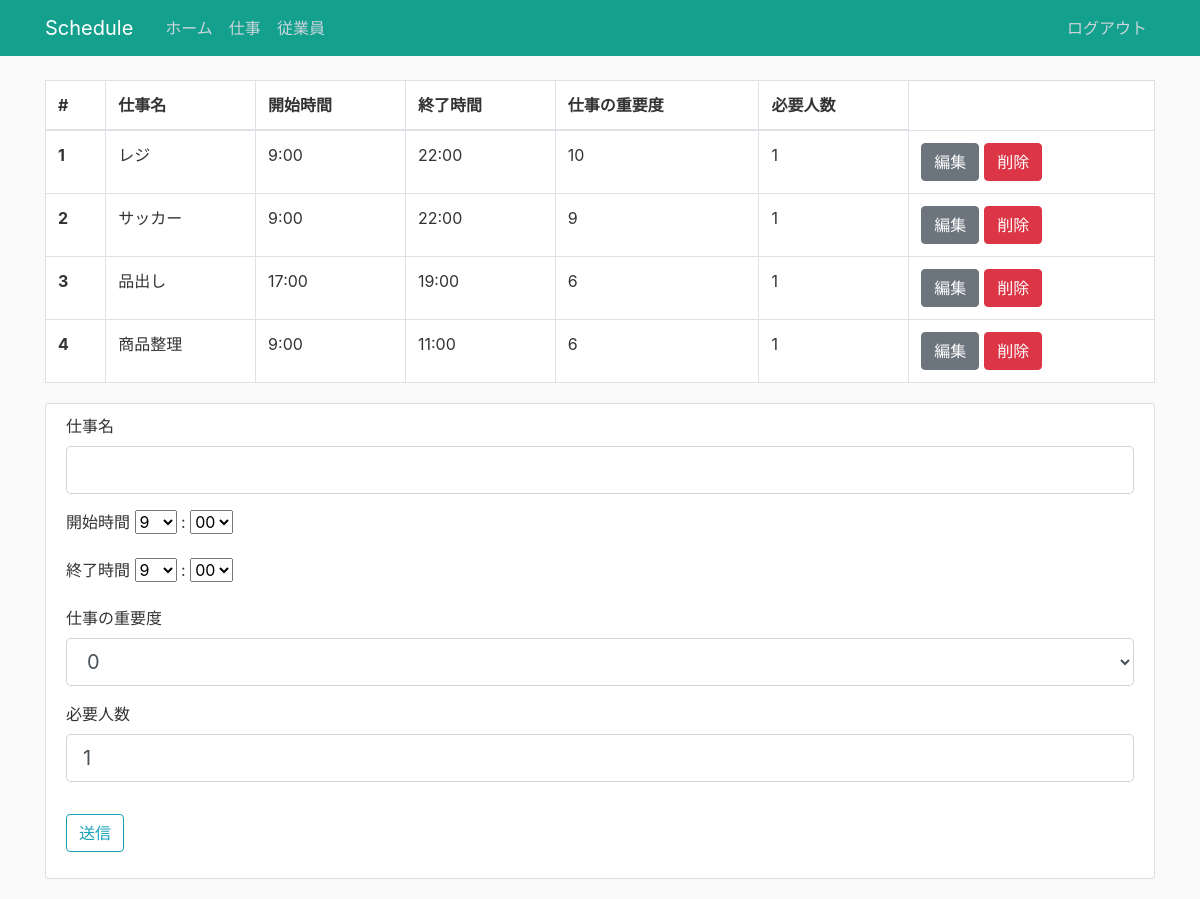
The page /job (signed in) on the database its author committed.
### flask_schedule/models.py (models this page shows, shortened)
class Job(db.Model):
  id = db.Column(db.Integer, primary_key=True)
  jobname = db.Column(db.String(20), unique=True, nullable=False)
  starttime = db.Column(db.String(10))
  endtime = db.Column(db.String(10))
  priority = db.Column(db.String(3))
  required_number = db.Column(db.Integer)

### flask_schedule/views/job.py (the view, shortened to what this page needs)
@app.route('/job', methods=['GET', 'POST'])
def job():
  if not session.get('logged_in'):
    return redirect(url_for('login'))
  jobs = Job.query.all()
  form = JobForm()
  hour = hourlist
  minutes = minuteslist
  form.starttime_hour.choices = hourlist
  form.starttime_minutes.choices = minuteslist
  form.endtime_hour.choices = hourlist
  form.endtime_minutes.choices = minuteslist
  form.priority.choices = priorty_list
  if request.method == "GET":
    return render_template('job/job.html',form=form,jobs=jobs)

### flask_schedule/forms.py
class JobForm(FlaskForm):
  jobname = StringField('仕事名',validators=[DataRequired(), Length(min=1, max=20)])
  starttime_hour = SelectField('開始時間',validators=[DataRequired()])
  starttime_minutes = SelectField(':',validators=[DataRequired()])
  endtime_hour = SelectField('終了時間',validators=[DataRequired()])
  endtime_minutes = SelectField(':',validators=[DataRequired()])
  required_number = IntegerField('必要人数', validators=[DataRequired()],default=1)
  priority = SelectField('仕事の重要度',validators=[DataRequired()])
  submit = SubmitField('送信')

### flask_schedule/views/views.py (called while the page is built)
@app.context_processor
def override_url_for():
    return dict(url_for=dated_url_for)

def dated_url_for(endpoint, **values):
    if endpoint == 'static':
        filename = values.get('filename', None)
        if filename:
            file_path = os.path.join(app.root_path,
                                 endpoint, filename)
            values['q'] = int(os.stat(file_path).st_mtime)
    return url_for(endpoint, **values)

### flask_schedule/templates/job/job.html (shortened to what this page needs)
{% extends "layout.html" %}
{% block content %}
  <table class="table table-bordered content-section">
    <thead>
      <tr>
        <th scope="col">#</th>
        <th scope="col">仕事名</th>
        <th scope="col">開始時間</th>
        <th scope="col">終了時間</th>
        <th scope="col">仕事の重要度</th>
        <th scope="col">必要人数</th>
      </tr>
    </thead>
    <tbody>
      {% for job in jobs %}
      <tr>
        <th scope="row">{{ loop.index }}</th>
        <td>{{ job.jobname }}</td>
        <td>{{ job.starttime }}</td>
        <td>{{ job.endtime }}</td>
        <td>{{ job.priority }}</td>
        <td>{{ job.required_number }}</td>
        <td>
          <div class="btn-group">
            <form action="{{ url_for('edit_job',id = job.id)}}" method="GET">
              <button type="submit" class="btn btn-secondary">編集</button>
            </form>
            <form action="{{ url_for('delete_job',id = job.id)}}" method="GET">
              <button type="submit" class="btn btn-danger" style="margin-left: 5px;" style="margin-right: 5px;">削除</button>
            </form>
          </div>
        </td>
      </tr>
      {% endfor %}
    </tbody>
  </table>
  <div class="content-section">
    <form method="POST" action="">
      <div class="form-group">
        <fieldset class="form-group">
          <div class="form-group">
            {{ form.jobname.label(class="form-control-label")}}
            {{ form.jobname(class="form-control form-control-lg") }}
          </div>
          <div class="form-group">
            {{ form.starttime_hour.label()}}
            {{ form.starttime_hour() }}
            {{ form.starttime_minutes.label()}}
            {{ form.starttime_minutes() }}
          </div>
          <div class="form-group">
            {{ form.endtime_hour.label()}}
            {{ form.endtime_hour() }}
            {{ form.endtime_minutes.label()}}
            {{ form.endtime_minutes() }}
          </div>
          <div class="form-group">
            {{ form.priority.label(class="form-control-label")}}
            {{ form.priority(class="form-control form-control-lg") }}
          </div>
          <div class="form-group">
            {{ form.required_number.label(class="form-control-label")}}
            {{ form.required_number(class="form-control form-control-lg") }}
          </div>
        </fieldset>
      </div>
      <div class="form-group">
        {{ form.submit(class="btn btn-outline-info") }}
      </div>
    </form>
  </div>
{% endblock %}

### flask_schedule/static/main.css (style rules this page uses)
body { background: #fafafa; color: #333333; margin-top: 5rem; }
.content-section { background: #ffffff; padding: 10px 20px; border: 1px solid #dddddd; border-radius: 3px; margin-bottom: 20px; }

### flask_schedule/static/print.css (style rules this page uses)
body { background: hsl(0, 84%, 45%); color: #333333; margin-top: 5rem; }

### rows shown on the page
Job: jobname "レジ", starttime "9:00", endtime "22:00", priority "10", required_number "1"
Job: jobname "サッカー", starttime "9:00", endtime "22:00", priority "9", required_number "1"
Job: jobname "品出し", starttime "17:00", endtime "19:00", priority "6", required_number "1"
Job: jobname "商品整理", starttime "9:00", endtime "11:00", priority "6", required_number "1"
